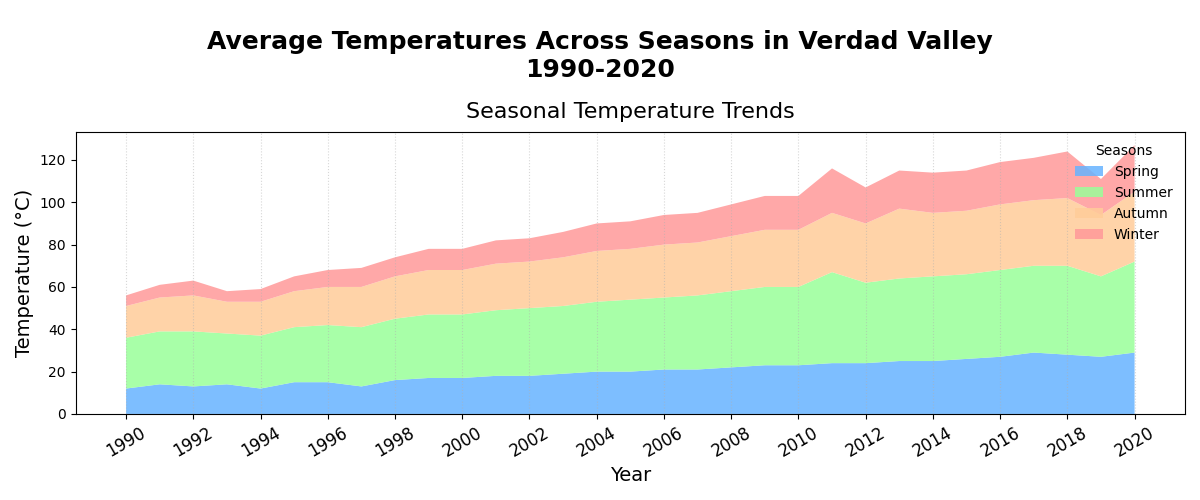

Python code for this plot:
import matplotlib.pyplot as plt
import numpy as np

# Years from 1990 to 2020
years = np.arange(1990, 2021)

# Average temperatures (in °C) for each season over the years
spring_temps = [12, 14, 13, 14, 12, 15, 15, 13, 16, 17, 17, 18, 18, 19, 20, 20, 21, 21, 22, 23, 23, 24, 24, 25, 25, 26, 27, 29, 28, 27, 29]
summer_temps = [24, 25, 26, 24, 25, 26, 27, 28, 29, 30, 30, 31, 32, 32, 33, 34, 34, 35, 36, 37, 37, 43, 38, 39, 40, 40, 41, 41, 42, 38, 43]
autumn_temps = [15, 16, 17, 15, 16, 17, 18, 19, 20, 21, 21, 22, 22, 23, 24, 24, 25, 25, 26, 27, 27, 28, 28, 33, 30, 30, 31, 31, 32, 29, 33]
winter_temps = [5, 6, 7, 5, 6, 7, 8, 9, 9, 10, 10, 11, 11, 12, 13, 13, 14, 14, 15, 16, 16, 21, 17, 18, 19, 19, 20, 20, 22, 17, 22]

fig, ax = plt.subplots(figsize=(12, 5))
fig.suptitle('Average Temperatures Across Seasons in Verdad Valley\n1990-2020', fontsize=18, fontweight='bold', y=0.94)

# Stacked Area Chart
ax.stackplot(years, spring_temps, summer_temps, autumn_temps, winter_temps,
             labels=['Spring', 'Summer', 'Autumn', 'Winter'],
             colors=['#66b3ff', '#99ff99', '#ffcc99', '#ff9999'], alpha=0.85)
ax.set_title('Seasonal Temperature Trends', fontsize=16, pad=10)
ax.set_xlabel('Year', fontsize=14)
ax.set_ylabel('Temperature (°C)', fontsize=14)
ax.legend(loc='upper right', title='Seasons', fontsize=10, frameon=False)
ax.grid(axis='x', linestyle=':', alpha=0.5)
ax.set_xticks(years[::2])
ax.set_xticklabels(years[::2], rotation=30, fontsize=12)

plt.tight_layout(rect=[0, 0, 1, 0.96])
plt.show()
